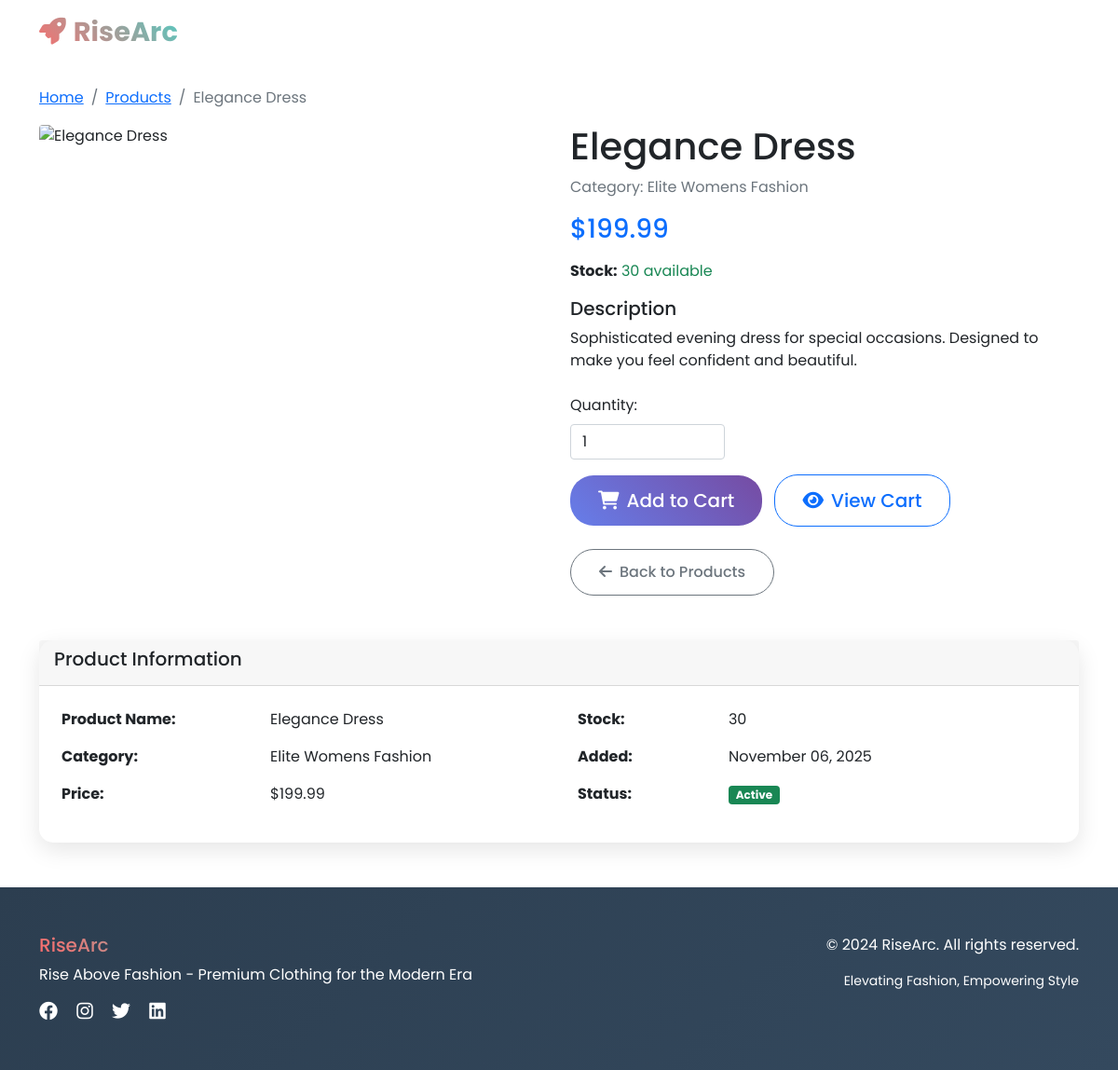
The page /product/13/ on the database its author committed.
### ecommerce_app/models.py (models this page shows, shortened)
class Product(models.Model):
    name = models.CharField(max_length=200)
    description = models.TextField()
    category = models.ForeignKey(Category, on_delete=models.CASCADE)
    price = models.DecimalField(max_digits=10, decimal_places=2)
    stock = models.IntegerField(default=0)
    image = models.ImageField(upload_to='products/', blank=True, null=True)
    is_active = models.BooleanField(default=True)
    created_at = models.DateTimeField(default=timezone.now)

class Category(models.Model):
    name = models.CharField(max_length=100)
    description = models.TextField(blank=True)
    created_at = models.DateTimeField(default=timezone.now)
    class Meta:
        verbose_name_plural = "Categories"

### ecommerce_app/views.py (the view)
# urls.py: path('product/<int:product_id>/', views.product_detail, name='product_detail'),
def product_detail(request, product_id):
    product = get_object_or_404(Product, id=product_id, is_active=True)
    return render(request, 'product_detail.html', {'product': product})

### ecommerce_app/templates/product_detail.html (shortened to what this page needs)
{% extends 'base.html' %}
{% block content %}
<div class="container mt-4">
    <nav aria-label="breadcrumb">
        <ol class="breadcrumb">
            <li class="breadcrumb-item"><a href="{% url 'home' %}">Home</a></li>
            <li class="breadcrumb-item"><a href="{% url 'products' %}">Products</a></li>
            <li class="breadcrumb-item active">{{ product.name }}</li>
        </ol>
    </nav>
    <div class="row">
        <div class="col-md-6">
            {% if product.image %}
                <img src="{{ product.image.url }}" class="img-fluid rounded" alt="{{ product.name }}">
            {% else %}
                {% if 'Polo' in product.name %}
                    <img src="https://images.unsplash.com/photo-1586790170083-2f9ceadc732d?w=600&h=700&fit=crop" class="img-fluid rounded" alt="{{ product.name }}">
                {% elif 'Blazer' in product.name %}
                    <img src="https://images.unsplash.com/photo-1507003211169-0a1dd7228f2d?w=600&h=700&fit=crop" class="img-fluid rounded" alt="{{ product.name }}">
                {% elif 'Chinos' in product.name %}
                    <img src="https://images.unsplash.com/photo-1473966968600-fa801b869a1a?w=600&h=700&fit=crop" class="img-fluid rounded" alt="{{ product.name }}">
                {% elif 'Jeans' in product.name %}
                    <img src="https://images.unsplash.com/photo-1542272604-787c3835535d?w=600&h=700&fit=crop" class="img-fluid rounded" alt="{{ product.name }}">
                {% elif 'Dress' in product.name %}
                    <img src="https://images.unsplash.com/photo-1515372039744-b8f02a3ae446?w=600&h=700&fit=crop" class="img-fluid rounded" alt="{{ product.name }}">
                {% elif 'Jacket' in product.name %}
                    <img src="https://images.unsplash.com/photo-1594633312681-425c7b97ccd1?w=600&h=700&fit=crop" class="img-fluid rounded" alt="{{ product.name }}">
                {% elif 'Scarf' in product.name %}
                    <img src="https://images.unsplash.com/photo-1601924994987-69e26d50dc26?w=600&h=700&fit=crop" class="img-fluid rounded" alt="{{ product.name }}">
                {% elif 'Blouse' in product.name %}
                    <img src="https://images.unsplash.com/photo-1551698618-1dfe5d97d256?w=600&h=700&fit=crop" class="img-fluid rounded" alt="{{ product.name }}">
                {% elif 'Watch' in product.name %}
                    <img src="https://images.unsplash.com/photo-1523275335684-37898b6baf30?w=600&h=700&fit=crop" class="img-fluid rounded" alt="{{ product.name }}">
                {% elif 'Handbag' in product.name %}
                    <img src="https://images.unsplash.com/photo-1553062407-98eeb64c6a62?w=600&h=700&fit=crop" class="img-fluid rounded" alt="{{ product.name }}">
                {% elif 'Wallet' in product.name %}
                    <img src="https://images.unsplash.com/photo-1627123424574-724758594e93?w=600&h=700&fit=crop" class="img-fluid rounded" alt="{{ product.name }}">
                {% elif 'Sunglasses' in product.name %}
                    <img src="https://images.unsplash.com/photo-1572635196237-14b3f281503f?w=600&h=700&fit=crop" class="img-fluid rounded" alt="{{ product.name }}">
                {% elif 'Sneakers' in product.name %}
                    <img src="https://images.unsplash.com/photo-1549298916-b41d501d3772?w=600&h=700&fit=crop" class="img-fluid rounded" alt="{{ product.name }}">
                {% elif 'Oxford' in product.name %}
                    <img src="https://images.unsplash.com/photo-1614252235316-8c857d38b5f4?w=600&h=700&fit=crop" class="img-fluid rounded" alt="{{ product.name }}">
                {% elif 'Loafers' in product.name %}
                    <img src="https://images.unsplash.com/photo-1582897085656-c636d006a246?w=600&h=700&fit=crop" class="img-fluid rounded" alt="{{ product.name }}">
                {% elif 'Running' in product.name %}
                    <img src="https://images.unsplash.com/photo-1542291026-7eec264c27ff?w=600&h=700&fit=crop" class="img-fluid rounded" alt="{{ product.name }}">
                {% else %}
                    <img src="https://images.unsplash.com/photo-1523381210434-271e8be1f52b?w=600&h=700&fit=crop" class="img-fluid rounded" alt="{{ product.name }}">
                {% endif %}
            {% endif %}
        </div>
        <div class="col-md-6">
            <h1>{{ product.name }}</h1>
            <p class="text-muted">Category: {{ product.category.name }}</p>
            <div class="mb-3">
                <span class="h3 text-primary">${{ product.price }}</span>
            </div>
            <div class="mb-3">
                <strong>Stock:</strong>
                {% if product.stock > 0 %}
                    <span class="text-success">{{ product.stock }} available</span>
                {% else %}
                    <span class="text-danger">Out of stock</span>
                {% endif %}
            </div>
            <div class="mb-4">
                <h5>Description</h5>
                <p>{{ product.description }}</p>
            </div>
            {% if product.stock > 0 %}
                <form method="post" action="{% url 'add_to_cart' product.id %}" class="mb-3">
                    <div class="row mb-3">
                        <div class="col-md-4">
                            <label for="quantity" class="form-label">Quantity:</label>
                            <input type="number" class="form-control" id="quantity" name="quantity" value="1" min="1" max="{{ product.stock }}">
                        </div>
                    </div>
                    <button type="submit" class="btn btn-primary btn-lg me-2">
                        <i class="fas fa-shopping-cart me-2"></i>Add to Cart
                    </button>
                    <a href="{% url 'view_cart' %}" class="btn btn-outline-primary btn-lg">
                        <i class="fas fa-eye me-2"></i>View Cart
                    </a>
                </form>
            {% else %}
                <div class="mb-3">
                    <button class="btn btn-secondary btn-lg" disabled>
                        <i class="fas fa-times me-2"></i>Out of Stock
                    </button>
                </div>
            {% endif %}
            <div class="mt-4">
                <a href="{% url 'products' %}" class="btn btn-outline-secondary">
                    <i class="fas fa-arrow-left me-2"></i>Back to Products
                </a>
            </div>
        </div>
    </div>
    <div class="row mt-5">
        <div class="col-12">
            <div class="card">
                <div class="card-header">
                    <h5>Product Information</h5>
                </div>
                <div class="card-body">
                    <div class="row">
                        <div class="col-md-6">
                            <table class="table table-borderless">
                                <tr>
                                    <th>Product Name:</th>
                                    <td>{{ product.name }}</td>
                                </tr>
                                <tr>
                                    <th>Category:</th>
                                    <td>{{ product.category.name }}</td>
                                </tr>
                                <tr>
                                    <th>Price:</th>
                                    <td>${{ product.price }}</td>
                                </tr>
                            </table>
                        </div>
                        <div class="col-md-6">
                            <table class="table table-borderless">
                                <tr>
                                    <th>Stock:</th>
                                    <td>{{ product.stock }}</td>
                                </tr>
                                <tr>
                                    <th>Added:</th>
                                    <td>{{ product.created_at|date:"F d, Y" }}</td>
                                </tr>
                                <tr>
                                    <th>Status:</th>
                                    <td>
                                        <span class="badge {% if product.is_active %}bg-success{% else %}bg-danger{% endif %}">
                                            {% if product.is_active %}Active{% else %}Inactive{% endif %}
                                        </span>
                                    </td>
                                </tr>
                            </table>
                        </div>
                    </div>
                </div>
            </div>
        </div>
    </div>
</div>
{% endblock %}

### ecommerce_app/templates/base.html (style rules this page uses)
* { font-family: 'Poppins', sans-serif; }
.btn { border-radius: 25px; padding: 12px 30px; font-weight: 500; transition: all 0.3s ease; }
.btn-primary { background: linear-gradient(45deg, #667eea, #764ba2); border: none; }
.card { border: none; border-radius: 15px; box-shadow: 0 8px 25px rgba(0,0,0,0.1); transition: all 0.3s ease; }

### rows shown on the page
Product: name "Elegance Dress", category.name "Elite Womens Fashion", price "199.99", stock "30", description "Sophisticated evening dress for special occasions. Designed to make you feel confident and beautiful.", created_at "November 06, 2025"
